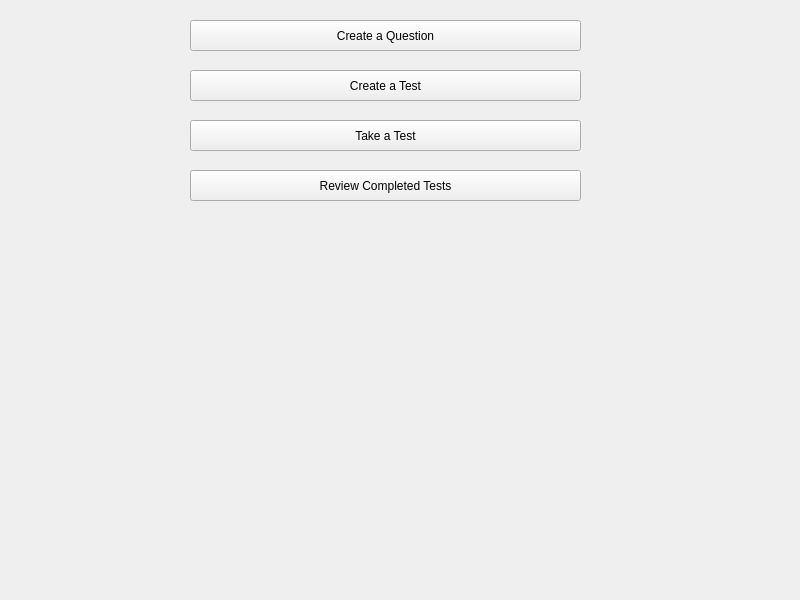
<?xml version="1.0" encoding="UTF-8"?>
<ui version="4.0">
 <class>MainWindow</class>
 <widget class="QMainWindow" name="MainWindow">
  <property name="geometry">
   <rect>
    <x>0</x>
    <y>0</y>
    <width>800</width>
    <height>600</height>
   </rect>
  </property>
  <property name="windowTitle">
   <string>MainWindow</string>
  </property>
  <widget class="QWidget" name="centralwidget">
   <widget class="QPushButton" name="create_question_btn">
    <property name="geometry">
     <rect>
      <x>190</x>
      <y>20</y>
      <width>391</width>
      <height>31</height>
     </rect>
    </property>
    <property name="text">
     <string>Create a Question</string>
    </property>
   </widget>
   <widget class="QPushButton" name="create_test_btn">
    <property name="geometry">
     <rect>
      <x>190</x>
      <y>70</y>
      <width>391</width>
      <height>31</height>
     </rect>
    </property>
    <property name="text">
     <string>Create a Test</string>
    </property>
   </widget>
   <widget class="QPushButton" name="take_test_btn">
    <property name="geometry">
     <rect>
      <x>190</x>
      <y>120</y>
      <width>391</width>
      <height>31</height>
     </rect>
    </property>
    <property name="text">
     <string>Take a Test</string>
    </property>
   </widget>
   <widget class="QPushButton" name="review_test_btn">
    <property name="geometry">
     <rect>
      <x>190</x>
      <y>170</y>
      <width>391</width>
      <height>31</height>
     </rect>
    </property>
    <property name="text">
     <string>Review Completed Tests</string>
    </property>
   </widget>
  </widget>
 </widget>
 <resources/>
 <connections/>
</ui>
